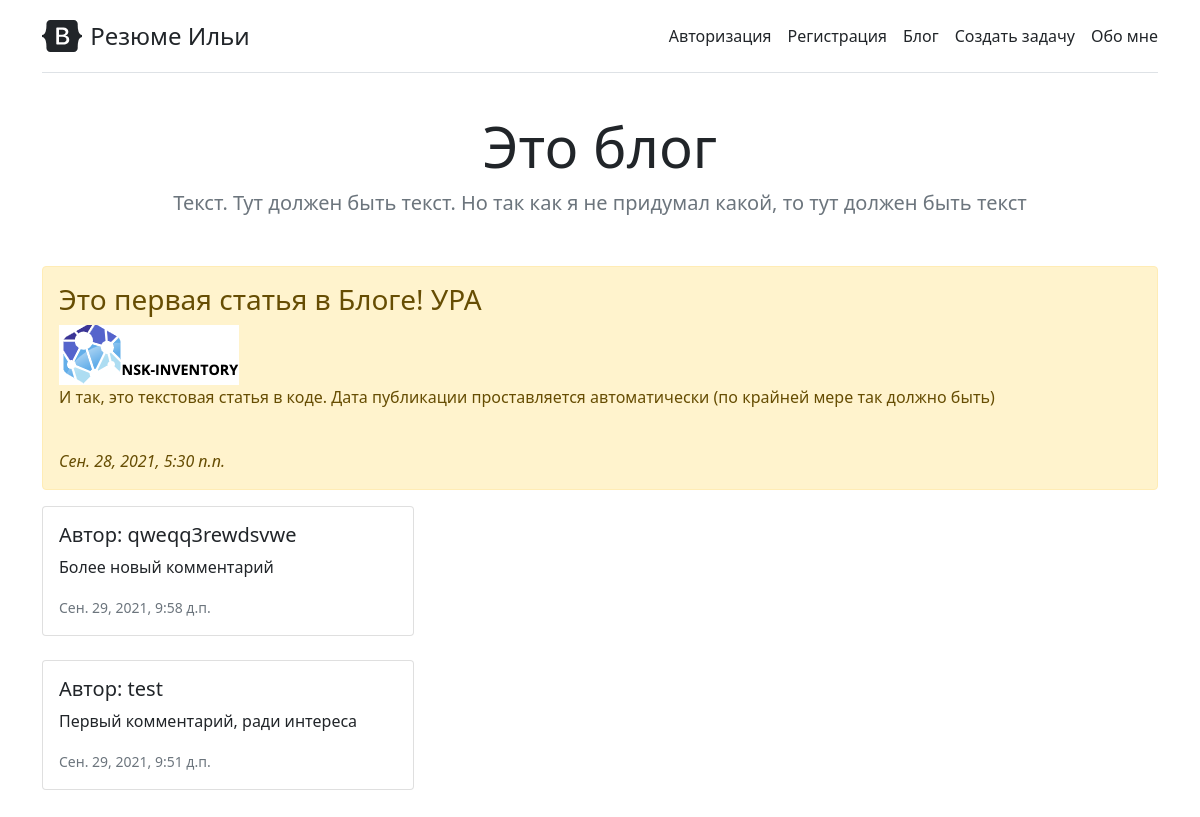
The page /blog/1 on the database its author committed.
### blog/models.py (models this page shows, shortened)
class Article(models.Model):
    title = models.CharField('Название статьи', max_length=200)
    text_article = models.TextField('Текст статьи')
    image = models.ImageField('Изображение статьи', name='image', default='default.jpg', upload_to='blog/image')
    pub_date = models.DateTimeField('Дата публикации', auto_now_add=timezone.now)
    class Meta:
        verbose_name = 'Статья'
        verbose_name_plural = 'Статьи'

class Comment(models.Model):
    article = models.ForeignKey(Article, on_delete=models.CASCADE)
    comment = models.TextField('Текст комментария')
    comment_pub_date = models.DateTimeField('Дата публикации', auto_now_add=timezone.now)
    author = models.ForeignKey(User, related_name='usernames', verbose_name='Автор комментария', on_delete=models.CASCADE)
    class Meta:
        verbose_name = 'Комментарий'
        verbose_name_plural = 'Комментарии'

### blog/views.py (the view)
# urls.py: path('<int:article_id>', views.article, name='article'),
def article(request, article_id):
    try:
        ar = Article.objects.get(id=article_id)
    except:
        raise Http404("Статья не найдена")
    lastest_comment_list = ar.comment_set.order_by("-id")[:10]
    context = {'title': ar.title, 'art': ar, 'last_comment': lastest_comment_list}
    return render(request, 'blog/art.html', context)

### templates/blog/art.html (shortened to what this page needs)
{% extends 'blog.html' %}
{% block header_head %}Это блог{% endblock %}
{% block header_text %}Текст. Тут должен быть текст. Но так как я не придумал какой, то тут должен быть текст{% endblock %}
{% if art %}
    {% block article %}
        <div class="alert alert-warning mt-2"><h3>{{ art.title }}</h3>
            <img src="/{{ art.image }}" alt="">
       <p> {{ art.text_article }}</p>
       <br /> <i>{{ art.pub_date }} </i>
        </div>
        {% endblock %}
            {% block comment %}
            {% if last_comment %}
                {% for com in last_comment %}
                    <div class="col-sm-6 col-lg-4 mb-4">
                      <div class="card">
                        <div class="card-body">
                          <h5 class="card-title">Автор: {{ com.author }}</h5>
                          <p class="card-text">{{ com.comment }} </p>
                          <p class="card-text"><small class="text-muted">{{ com.comment_pub_date }}</small></p>
                        </div>
                      </div>
                    </div>
                {% endfor %}
            {% else %}
                Комментариев нет, будьте первым!
            {% endif %}
        {% endblock %}
{% else %}
    <p>Нет статей</p>
{% endif %}

### rows shown on the page
Article: title "Это первая статья в Блоге! УРА", image (picture), text_article "И так, это текстовая статья в коде. Дата публикации проставляется автоматически (по крайней мере так должно быть)", pub_date "Сен. 28, 2021, 5:30 п.п."
Comment: author "qweqq3rewdsvwe", comment "Более новый комментарий", comment_pub_date "Сен. 29, 2021, 9:58 д.п."
Comment: author "test", comment "Первый комментарий, ради интереса", comment_pub_date "Сен. 29, 2021, 9:51 д.п."
